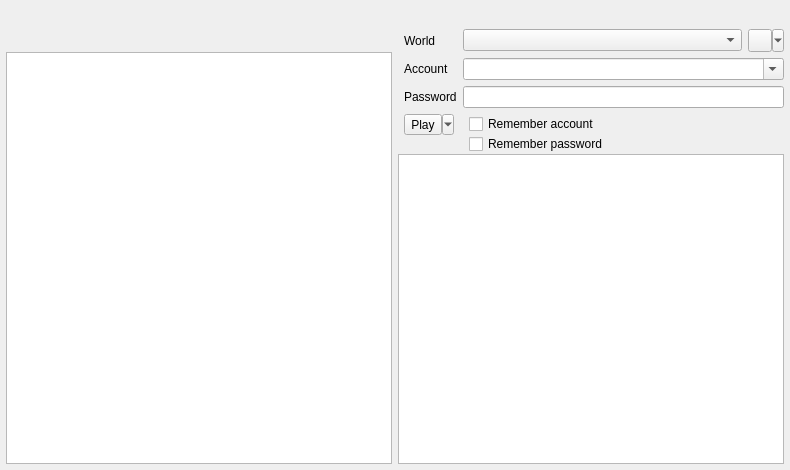
<?xml version="1.0" encoding="UTF-8"?>
<ui version="4.0">
    <class>mainWindow</class>
    <widget class="FramelessQMainWindowWithStylePreview" name="mainWindow">
        <property name="geometry">
            <rect>
                <x>0</x>
                <y>0</y>
                <width>790</width>
                <height>470</height>
            </rect>
        </property>
        <widget class="QWidget" name="centralwidget">
            <layout class="QVBoxLayout" name="verticalLayout_4">
                <property name="spacing">
                    <number>3</number>
                </property>
                <property name="leftMargin">
                    <number>6</number>
                </property>
                <property name="topMargin">
                    <number>3</number>
                </property>
                <property name="rightMargin">
                    <number>6</number>
                </property>
                <property name="bottomMargin">
                    <number>6</number>
                </property>
                <item>
                    <layout class="QHBoxLayout" name="layoutTopButtons">
                        <property name="spacing">
                            <number>2</number>
                        </property>
                        <property name="leftMargin">
                            <number>0</number>
                        </property>
                        <property name="topMargin">
                            <number>0</number>
                        </property>
                        <property name="rightMargin">
                            <number>0</number>
                        </property>
                        <property name="bottomMargin">
                            <number>0</number>
                        </property>
                        <item>
                            <widget class="NoOddSizesQToolButton" name="btnOptions">
                                <property name="focusPolicy">
                                    <enum>Qt::FocusPolicy::ClickFocus</enum>
                                </property>
                                <property name="toolTip">
                                    <string>Settings</string>
                                </property>
                                <property name="autoRaise">
                                    <bool>true</bool>
                                </property>
                                <property name="qssClass" stdset="0">
                                    <stringlist>
                                        <string>icon-lg</string>
                                    </stringlist>
                                </property>
                            </widget>
                        </item>
                        <item>
                            <widget class="NoOddSizesQToolButton" name="btnAddonManager">
                                <property name="focusPolicy">
                                    <enum>Qt::FocusPolicy::ClickFocus</enum>
                                </property>
                                <property name="toolTip">
                                    <string>Addon manager</string>
                                </property>
                                <property name="autoRaise">
                                    <bool>true</bool>
                                </property>
                                <property name="qssClass" stdset="0">
                                    <stringlist>
                                        <string>icon-lg</string>
                                    </stringlist>
                                </property>
                            </widget>
                        </item>
                        <item>
                            <spacer name="horizontalSpacer">
                                <property name="orientation">
                                    <enum>Qt::Orientation::Horizontal</enum>
                                </property>
                                <property name="sizeHint" stdset="0">
                                    <size>
                                        <width>40</width>
                                        <height>20</height>
                                    </size>
                                </property>
                            </spacer>
                        </item>
                        <item>
                            <widget class="NoOddSizesQToolButton" name="btnAbout">
                                <property name="sizePolicy">
                                    <sizepolicy hsizetype="Fixed" vsizetype="Fixed">
                                        <horstretch>0</horstretch>
                                        <verstretch>0</verstretch>
                                    </sizepolicy>
                                </property>
                                <property name="focusPolicy">
                                    <enum>Qt::FocusPolicy::ClickFocus</enum>
                                </property>
                                <property name="toolTip">
                                    <string>About</string>
                                </property>
                                <property name="autoRaise">
                                    <bool>true</bool>
                                </property>
                                <property name="qssClass" stdset="0">
                                    <stringlist>
                                        <string>icon-lg</string>
                                    </stringlist>
                                </property>
                            </widget>
                        </item>
                        <item>
                            <widget class="NoOddSizesQToolButton" name="btnMinimize">
                                <property name="focusPolicy">
                                    <enum>Qt::FocusPolicy::ClickFocus</enum>
                                </property>
                                <property name="toolTip">
                                    <string>Minimize</string>
                                </property>
                                <property name="autoRaise">
                                    <bool>true</bool>
                                </property>
                                <property name="qssClass" stdset="0">
                                    <stringlist>
                                        <string>icon-lg</string>
                                    </stringlist>
                                </property>
                            </widget>
                        </item>
                        <item>
                            <widget class="NoOddSizesQToolButton" name="btnExit">
                                <property name="focusPolicy">
                                    <enum>Qt::FocusPolicy::ClickFocus</enum>
                                </property>
                                <property name="toolTip">
                                    <string>Exit</string>
                                </property>
                                <property name="autoRaise">
                                    <bool>true</bool>
                                </property>
                                <property name="qssClass" stdset="0">
                                    <stringlist>
                                        <string>icon-lg</string>
                                    </stringlist>
                                </property>
                            </widget>
                        </item>
                    </layout>
                </item>
                <item>
                    <layout class="QHBoxLayout" name="horizontalLayout_4">
                        <property name="spacing">
                            <number>6</number>
                        </property>
                        <property name="leftMargin">
                            <number>0</number>
                        </property>
                        <property name="topMargin">
                            <number>0</number>
                        </property>
                        <property name="rightMargin">
                            <number>0</number>
                        </property>
                        <property name="bottomMargin">
                            <number>0</number>
                        </property>
                        <item>
                            <layout class="QVBoxLayout" name="verticalLayout_3">
                                <property name="spacing">
                                    <number>9</number>
                                </property>
                                <item>
                                    <widget class="QLabel" name="imgGameBanner">
                                        <property name="scaledContents">
                                            <bool>false</bool>
                                        </property>
                                        <property name="alignment">
                                            <set>Qt::AlignmentFlag::AlignCenter</set>
                                        </property>
                                    </widget>
                                </item>
                                <item>
                                    <widget class="GameNewsfeedBrowser" name="txtFeed">
                                        <property name="sizePolicy">
                                            <sizepolicy hsizetype="Expanding" vsizetype="Expanding">
                                                <horstretch>1</horstretch>
                                                <verstretch>2</verstretch>
                                            </sizepolicy>
                                        </property>
                                        <property name="openExternalLinks">
                                            <bool>true</bool>
                                        </property>
                                        <property name="openLinks">
                                            <bool>true</bool>
                                        </property>
                                    </widget>
                                </item>
                            </layout>
                        </item>
                        <item>
                            <layout class="QVBoxLayout" name="verticalLayout_2">
                                <property name="spacing">
                                    <number>0</number>
                                </property>
                                <item>
                                    <widget class="QWidget" name="widgetLogin" native="true">
                                        <layout class="QFormLayout" name="layoutLogin">
                                            <property name="horizontalSpacing">
                                                <number>6</number>
                                            </property>
                                            <property name="verticalSpacing">
                                                <number>6</number>
                                            </property>
                                            <property name="leftMargin">
                                                <number>6</number>
                                            </property>
                                            <item row="0" column="0">
                                                <widget class="QLabel" name="lblWorld">
                                                    <property name="toolTip">
                                                        <string>Game server</string>
                                                    </property>
                                                    <property name="text">
                                                        <string>World</string>
                                                    </property>
                                                    <property name="buddy">
                                                        <cstring>cboWorld</cstring>
                                                    </property>
                                                </widget>
                                            </item>
                                            <item row="0" column="1">
                                                <layout class="QHBoxLayout" name="horizontalLayout">
                                                    <property name="spacing">
                                                        <number>6</number>
                                                    </property>
                                                    <item>
                                                        <widget class="QComboBox" name="cboWorld">
                                                            <property name="toolTip">
                                                                <string>Select game server</string>
                                                            </property>
                                                        </widget>
                                                    </item>
                                                    <item>
                                                        <widget class="QToolButton"
                                                            name="btnSwitchGame">
                                                            <property name="focusPolicy">
                                                                <enum>Qt::FocusPolicy::ClickFocus</enum>
                                                            </property>
                                                            <property name="toolTip">
                                                                <string>Switch game</string>
                                                            </property>
                                                            <property name="popupMode">
                                                                <enum>
                                                                    QToolButton::ToolButtonPopupMode::MenuButtonPopup</enum>
                                                            </property>
                                                            <property name="toolButtonStyle">
                                                                <enum>
                                                                    Qt::ToolButtonStyle::ToolButtonIconOnly</enum>
                                                            </property>
                                                            <property name="qssClass" stdset="0">
                                                                <stringlist>
                                                                    <string>icon-xl</string>
                                                                </stringlist>
                                                            </property>
                                                        </widget>
                                                    </item>
                                                </layout>
                                            </item>
                                            <item row="1" column="0">
                                                <widget class="QLabel" name="lblAccount">
                                                    <property name="text">
                                                        <string>Account</string>
                                                    </property>
                                                    <property name="buddy">
                                                        <cstring>cboAccount</cstring>
                                                    </property>
                                                </widget>
                                            </item>
                                            <item row="1" column="1">
                                                <widget class="QComboBox" name="cboAccount">
                                                    <property name="editable">
                                                        <bool>true</bool>
                                                    </property>
                                                    <property name="insertPolicy">
                                                        <enum>QComboBox::InsertPolicy::NoInsert</enum>
                                                    </property>
                                                </widget>
                                            </item>
                                            <item row="2" column="0">
                                                <widget class="QLabel" name="lblPassword">
                                                    <property name="text">
                                                        <string>Password</string>
                                                    </property>
                                                    <property name="buddy">
                                                        <cstring>txtPassword</cstring>
                                                    </property>
                                                </widget>
                                            </item>
                                            <item row="2" column="1">
                                                <widget class="QLineEdit" name="txtPassword">
                                                    <property name="echoMode">
                                                        <enum>QLineEdit::EchoMode::Password</enum>
                                                    </property>
                                                    <property name="clearButtonEnabled">
                                                        <bool>true</bool>
                                                    </property>
                                                </widget>
                                            </item>
                                            <item row="5" column="0">
                                                <widget class="QToolButton" name="btnStartGame">
                                                    <property name="toolTip">
                                                        <string>Start your adventure!</string>
                                                    </property>
                                                    <property name="text">
                                                        <string>Play</string>
                                                    </property>
                                                    <property name="popupMode">
                                                        <enum>
                                                            QToolButton::ToolButtonPopupMode::MenuButtonPopup</enum>
                                                    </property>
                                                    <property name="qssClass" stdset="0">
                                                        <stringlist>
                                                            <string>text-xl</string>
                                                            <string>px-3.5</string>
                                                            <string>py-2</string>
                                                            <string>m-2</string>
                                                        </stringlist>
                                                    </property>
                                                </widget>
                                            </item>
                                            <item row="5" column="1">
                                                <widget class="QWidget" name="widgetSaveSettings"
                                                    native="true">
                                                    <layout class="QVBoxLayout"
                                                        name="verticalLayout">
                                                        <property name="spacing">
                                                            <number>0</number>
                                                        </property>
                                                        <property name="sizeConstraint">
                                                            <enum>
                                                                QLayout::SizeConstraint::SetFixedSize</enum>
                                                        </property>
                                                        <property name="leftMargin">
                                                            <number>6</number>
                                                        </property>
                                                        <property name="topMargin">
                                                            <number>0</number>
                                                        </property>
                                                        <property name="rightMargin">
                                                            <number>0</number>
                                                        </property>
                                                        <property name="bottomMargin">
                                                            <number>0</number>
                                                        </property>
                                                        <item
                                                            alignment="Qt::AlignmentFlag::AlignTop">
                                                            <widget class="QCheckBox"
                                                                name="chkSaveAccount">
                                                                <property name="toolTip">
                                                                    <string>Save last used world and
                                                                        account name</string>
                                                                </property>
                                                                <property name="text">
                                                                    <string>Remember account</string>
                                                                </property>
                                                            </widget>
                                                        </item>
                                                        <item
                                                            alignment="Qt::AlignmentFlag::AlignTop">
                                                            <widget class="QCheckBox"
                                                                name="chkSavePassword">
                                                                <property name="toolTip">
                                                                    <string>Save last used password</string>
                                                                </property>
                                                                <property name="text">
                                                                    <string>Remember password</string>
                                                                </property>
                                                            </widget>
                                                        </item>
                                                        <item>
                                                            <spacer name="verticalSpacer">
                                                                <property name="orientation">
                                                                    <enum>Qt::Orientation::Vertical</enum>
                                                                </property>
                                                                <property name="sizeType">
                                                                    <enum>
                                                                        QSizePolicy::Policy::Expanding</enum>
                                                                </property>
                                                                <property name="sizeHint" stdset="0">
                                                                    <size>
                                                                        <width>0</width>
                                                                        <height>0</height>
                                                                    </size>
                                                                </property>
                                                            </spacer>
                                                        </item>
                                                    </layout>
                                                </widget>
                                            </item>
                                        </layout>
                                    </widget>
                                </item>
                                <item>
                                    <widget class="QTextBrowser" name="txtStatus">
                                        <property name="sizePolicy">
                                            <sizepolicy hsizetype="Expanding" vsizetype="Expanding">
                                                <horstretch>0</horstretch>
                                                <verstretch>1</verstretch>
                                            </sizepolicy>
                                        </property>
                                        <property name="textInteractionFlags">
                                            <set>Qt::TextInteractionFlag::TextSelectableByMouse</set>
                                        </property>
                                        <property name="openLinks">
                                            <bool>false</bool>
                                        </property>
                                    </widget>
                                </item>
                            </layout>
                        </item>
                    </layout>
                </item>
            </layout>
        </widget>
        <action name="actionPatch">
            <property name="text">
                <string>Patch</string>
            </property>
            <property name="iconText">
                <string>Patch</string>
            </property>
            <property name="toolTip">
                <string>Patch</string>
            </property>
        </action>
        <action name="actionLOTRO">
            <property name="text">
                <string>Lord of the Rings Online</string>
            </property>
        </action>
        <action name="actionDDO">
            <property name="text">
                <string>Dungeons and Dragons Online</string>
            </property>
        </action>
        <action name="actionAbout">
            <property name="text">
                <string>About</string>
            </property>
            <property name="menuRole">
                <enum>QAction::MenuRole::AboutRole</enum>
            </property>
        </action>
        <action name="actionSettings">
            <property name="text">
                <string>Settings</string>
            </property>
            <property name="toolTip">
                <string>Settings</string>
            </property>
            <property name="menuRole">
                <enum>QAction::MenuRole::PreferencesRole</enum>
            </property>
        </action>
        <action name="actionExit">
            <property name="text">
                <string>Exit</string>
            </property>
            <property name="toolTip">
                <string>Exit</string>
            </property>
            <property name="menuRole">
                <enum>QAction::MenuRole::QuitRole</enum>
            </property>
        </action>
    </widget>
    <layoutdefault spacing="0" margin="0" />
    <customwidgets>
        <customwidget>
            <class>QMainWindowWithStylePreview</class>
            <extends>QMainWindow</extends>
            <header>.qtdesigner.custom_widgets</header>
            <container>1</container>
        </customwidget>
        <customwidget>
            <class>FramelessQMainWindowWithStylePreview</class>
            <extends>QMainWindowWithStylePreview</extends>
            <header>.custom_widgets</header>
            <container>1</container>
        </customwidget>
        <customwidget>
            <class>GameNewsfeedBrowser</class>
            <extends>QTextBrowser</extends>
            <header>.custom_widgets</header>
        </customwidget>
        <customwidget>
            <class>NoOddSizesQToolButton</class>
            <extends>QToolButton</extends>
            <header>.custom_widgets</header>
        </customwidget>
    </customwidgets>
    <tabstops>
        <tabstop>cboWorld</tabstop>
        <tabstop>cboAccount</tabstop>
        <tabstop>txtPassword</tabstop>
        <tabstop>btnStartGame</tabstop>
        <tabstop>chkSaveAccount</tabstop>
        <tabstop>chkSavePassword</tabstop>
        <tabstop>txtFeed</tabstop>
        <tabstop>txtStatus</tabstop>
    </tabstops>
    <resources />
    <connections>
        <connection>
            <sender>actionAbout</sender>
            <signal>triggered()</signal>
            <receiver>btnAbout</receiver>
            <slot>click()</slot>
            <hints>
                <hint type="sourcelabel">
                    <x>-1</x>
                    <y>-1</y>
                </hint>
                <hint type="destinationlabel">
                    <x>698</x>
                    <y>19</y>
                </hint>
            </hints>
        </connection>
        <connection>
            <sender>actionSettings</sender>
            <signal>triggered()</signal>
            <receiver>btnOptions</receiver>
            <slot>click()</slot>
            <hints>
                <hint type="sourcelabel">
                    <x>-1</x>
                    <y>-1</y>
                </hint>
                <hint type="destinationlabel">
                    <x>22</x>
                    <y>19</y>
                </hint>
            </hints>
        </connection>
        <connection>
            <sender>actionExit</sender>
            <signal>triggered()</signal>
            <receiver>btnExit</receiver>
            <slot>click()</slot>
            <hints>
                <hint type="sourcelabel">
                    <x>-1</x>
                    <y>-1</y>
                </hint>
                <hint type="destinationlabel">
                    <x>766</x>
                    <y>19</y>
                </hint>
            </hints>
        </connection>
    </connections>
</ui>
